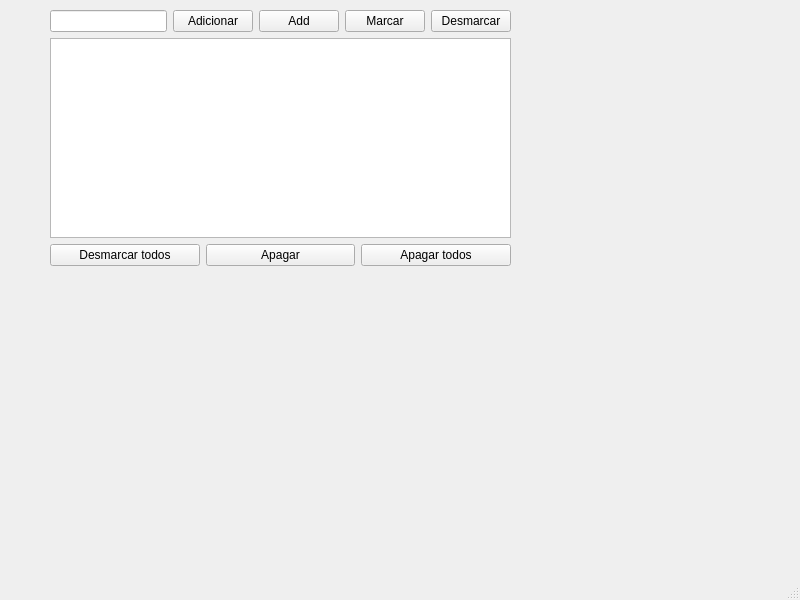
<?xml version="1.0" encoding="UTF-8"?>
<ui version="4.0">
 <class>MainWindow</class>
 <widget class="QMainWindow" name="MainWindow">
  <property name="geometry">
   <rect>
    <x>0</x>
    <y>0</y>
    <width>800</width>
    <height>600</height>
   </rect>
  </property>
  <property name="windowTitle">
   <string>MainWindow</string>
  </property>
  <widget class="QWidget" name="centralwidget">
   <widget class="QWidget" name="">
    <property name="geometry">
     <rect>
      <x>50</x>
      <y>10</y>
      <width>461</width>
      <height>256</height>
     </rect>
    </property>
    <layout class="QVBoxLayout" name="verticalLayout">
     <item>
      <layout class="QHBoxLayout" name="horizontalLayout">
       <item>
        <widget class="QLineEdit" name="lineEdit"/>
       </item>
       <item>
        <widget class="QPushButton" name="pushButton_Adicionar">
         <property name="text">
          <string>Adicionar</string>
         </property>
        </widget>
       </item>
       <item>
        <widget class="QPushButton" name="pushButton_Add">
         <property name="text">
          <string>Add</string>
         </property>
        </widget>
       </item>
       <item>
        <widget class="QPushButton" name="pushButton_Marcar">
         <property name="text">
          <string>Marcar</string>
         </property>
        </widget>
       </item>
       <item>
        <widget class="QPushButton" name="pushButton_Desmarcar">
         <property name="text">
          <string>Desmarcar</string>
         </property>
        </widget>
       </item>
      </layout>
     </item>
     <item>
      <widget class="QListWidget" name="listWidget"/>
     </item>
     <item>
      <layout class="QHBoxLayout" name="horizontalLayout_2">
       <item>
        <widget class="QPushButton" name="pushButton_desmarcarGeral">
         <property name="text">
          <string>Desmarcar todos</string>
         </property>
        </widget>
       </item>
       <item>
        <widget class="QPushButton" name="pushButton_Apagar">
         <property name="text">
          <string>Apagar</string>
         </property>
        </widget>
       </item>
       <item>
        <widget class="QPushButton" name="pushButton_Apagar_geral">
         <property name="text">
          <string>Apagar todos</string>
         </property>
        </widget>
       </item>
      </layout>
     </item>
    </layout>
   </widget>
  </widget>
  <widget class="QMenuBar" name="menubar">
   <property name="geometry">
    <rect>
     <x>0</x>
     <y>0</y>
     <width>800</width>
     <height>21</height>
    </rect>
   </property>
  </widget>
  <widget class="QStatusBar" name="statusbar"/>
 </widget>
 <resources/>
 <connections/>
</ui>
